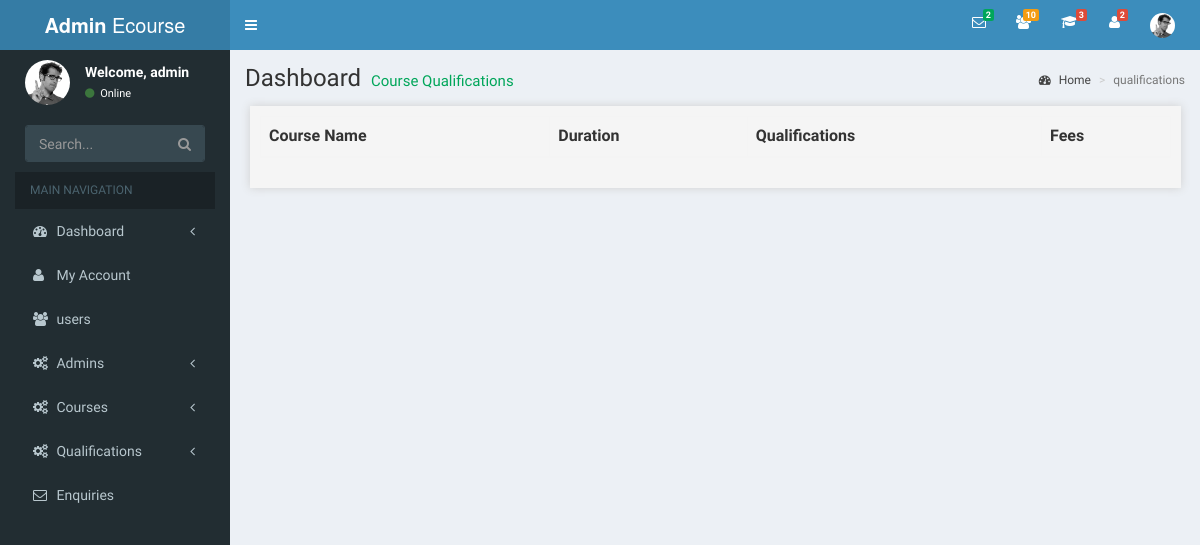
Page /admin/qualifications.php on the earlier database version.
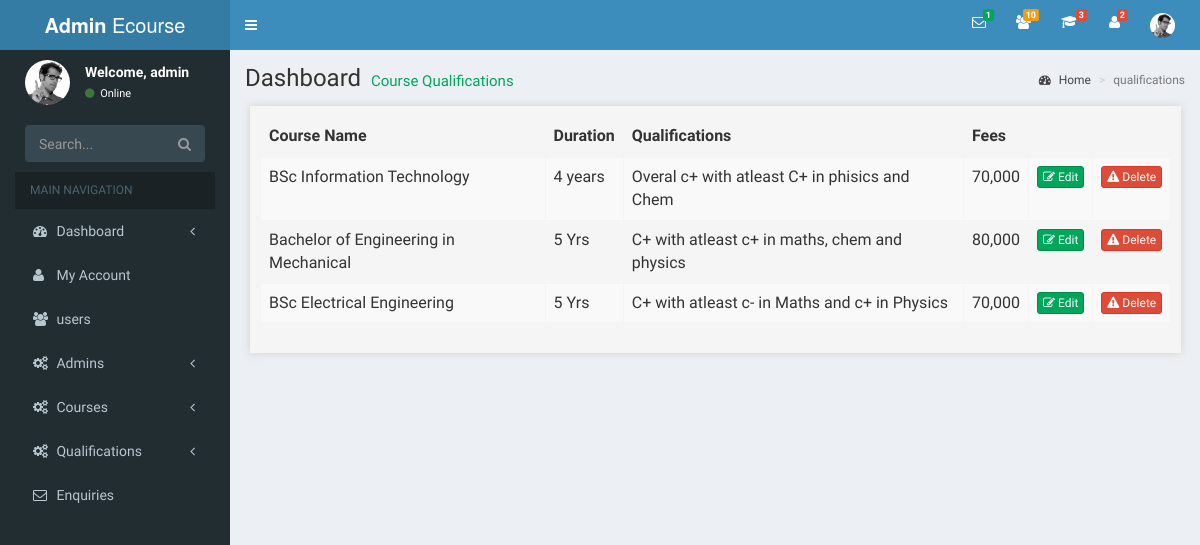
Same page on the later database version.
### tables this page shows
CREATE TABLE IF NOT EXISTS `courses_info` (
  `course_id` int(40) NOT NULL AUTO_INCREMENT,
  `course_name` varchar(100) NOT NULL,
  `duration` varchar(40) NOT NULL,
  `qualifications` varchar(100) NOT NULL,
  `fees` varchar(50) NOT NULL,
  PRIMARY KEY (`course_id`)
);

### admin/qualifications.php (the view, shortened to what the changed rows need)
<?php
include_once 'includes/dbconfig.php';
?>
<?php
  require('layout/sidebar.php')
?>
  <div class="content-wrapper">
    <section class="content-header">
      <h1>
        Dashboard
        <small>Course Qualifications</small>
      </h1>
    </section>
     <div class="all-courses">
            <div class="courses_outer">
                 <div class="course_table">
                        <table id="example" class="table table-striped table-bordered display">
                            <thead class="table_header">
                              <tr>
                                <th>Course Name</th>
                                <th>Duration</th>
                                <th>Qualifications</th>
                                <th>Fees</th>
                              </tr>
                            </thead>
                            <tbody>
                            <?php
                              $sql_query="SELECT * FROM courses_info";
                              $result_set=mysql_query($sql_query);
                              while($row=mysql_fetch_row($result_set))
                             {
                                ?>
                             <tr>
                              <td><?php echo $row[1]; ?></td>
                              <td><?php echo $row[2]; ?></td>
                              <td><?php echo $row[3]; ?></td>
                              <td><?php echo $row[4]; ?></td>
                              <td align="center"><a href="javascript:edit_id('<?php echo $row[0]; ?>')"><button type="button" class="btn btn-block btn-success btn-xs"> <div class="fa fa-edit"></div> Edit</button></a></td>
                              <td align="center"><a href="javascript:id('<?php echo $row[0]; ?>')"><button type="button" class="btn btn-block btn-danger btn-xs"><div class="fa  fa-warning"></div> Delete</button></a></td>
                             </tr>
                             <?php
                                  }
                                ?>
                            </tbody>
                        </table>
                     </div>
            </div>
       </div>
   </div>
  </div>
<?php
  require('layout/footer.php')
?>

### admin/layout/sidebar.php (shortened to what the changed rows need)
<?php
 include_once 'includes/dbconfig.php';
?>
<!DOCTYPE html>
<html>
<head>
  <link rel="stylesheet" href="bootstrap/css/bootstrap.min.css">
  <link rel="stylesheet" href="assets/css/dataTables.bootstrap.css">
  <link rel="stylesheet" href="font-awesome/css/font-awesome.min.css">
  <link rel="stylesheet" href="bootstrap/css/ionicons.min.css">
  <link rel="stylesheet" href="dist/css/AdminLTE.css">
  <link rel="stylesheet" href="dist/css/skins/_all-skins.min.css">
  <link rel="stylesheet" href="plugins/iCheck/flat/green.css">
  <link rel="stylesheet" href="plugins/morris/morris.css">
  <link rel="stylesheet" href="plugins/jvectormap/jquery-jvectormap-1.2.2.css">
  <link rel="stylesheet" href="plugins/datepicker/datepicker3.css">
  <link rel="stylesheet" href="plugins/daterangepicker/daterangepicker-bs3.css">
  <link rel="stylesheet" href="plugins/bootstrap-wysihtml5/bootstrap3-wysihtml5.min.css">
</head>
<body class="hold-transition skin-blue sidebar-mini">
<div class="wrapper">
  <header class="main-header">
    <nav class="navbar navbar-static-top" role="navigation">
      <div class="navbar-custom-menu">
        <ul class="nav navbar-nav">
          <li class="messages-menu">
              <a href="messages.php" class="enquiries">
                  <i class="fa fa-envelope-o" title="messages to read"></i>
                  <span class="label label-success">
                      <?php
                          $result = mysql_query("SELECT * FROM enquiries WHERE status='unread'", $db);
                          $num_rows = mysql_num_rows($result);
                          echo "$num_rows";
                       ?>
                   </span>
               </a>
          </li>
        </ul>
      </div>
    </nav>
  </header>

Differences in the rows shown:
added courses_info: course_name "BSc Information Technology", duration "4 years", qualifications "Overal c+ with atleast C+ in phisics and Chem", fees "70,000"
added courses_info: course_name "Bachelor of Engineering in Mechanical", duration "5 Yrs", qualifications "C+ with atleast c+ in maths, chem and physics", fees "80,000"
added courses_info: course_name "BSc Electrical Engineering", duration "5 Yrs", qualifications "C+ with atleast c- in Maths and c+ in Physics", fees "70,000"
Other differences:
$num_rows: "2" → "1"
